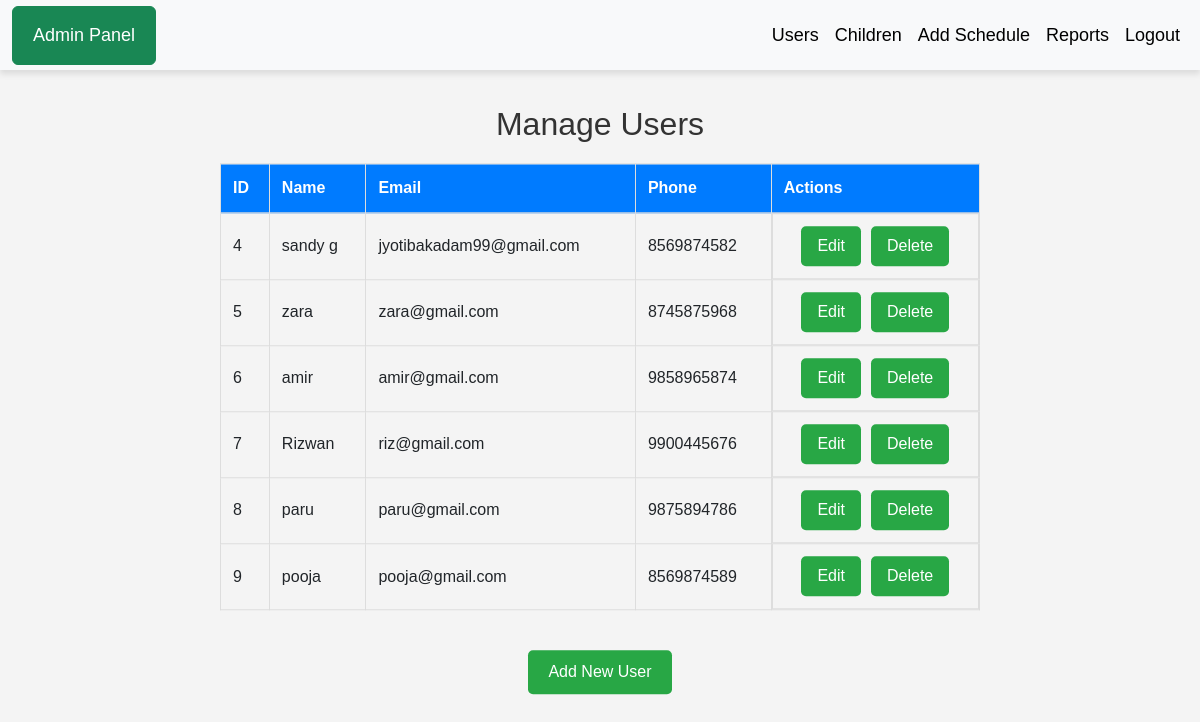
Page /admin/manage_users.php on the committed database.
### tables this page shows
CREATE TABLE IF NOT EXISTS `users` (
  `id` int(11) NOT NULL AUTO_INCREMENT,
  `name` varchar(100) NOT NULL,
  `email` varchar(100) NOT NULL,
  `phone` varchar(10) NOT NULL,
  `password` varchar(255) NOT NULL,
  `role` enum('parent','admin') DEFAULT NULL,
  PRIMARY KEY (`id`),
  UNIQUE KEY `email` (`email`),
  UNIQUE KEY `phone` (`phone`)
);

### admin/manage_users.php (the view, shortened to what this page needs)
<?php
include('../includes/db_connect.php');
$sql = "SELECT id, name, email, phone, role FROM Users WHERE role != 'admin'";
$result = $conn->query($sql);
include 'navbar.php';
?>
<!DOCTYPE html>
<html lang="en">
<head>
</head>
<body>
    <div class="container">
        <h2>Manage Users</h2>
        <?php if ($result->num_rows > 0): ?>
            <table>
                <thead>
                    <tr>
                        <th>ID</th>
                        <th>Name</th>
                        <th>Email</th>
                        <th>Phone</th>
                        <th>Actions</th>
                    </tr>
                </thead>
                <tbody>
                    <?php while ($row = $result->fetch_assoc()): ?>
                        <tr>
                            <td><?php echo $row['id']; ?></td>
                            <td><?php echo $row['name']; ?></td>
                            <td><?php echo $row['email']; ?></td>
                            <td><?php echo $row['phone']; ?></td>
                            <td class="actions">
                                <a href="edit_user.php?id=<?php echo $row['id']; ?>">Edit</a>
                                <a href="delete_user.php?id=<?php echo $row['id']; ?>">Delete</a>
                            </td>
                        </tr>
                    <?php endwhile; ?>
                </tbody>
            </table>
        <?php else: ?>
            <div class="no-data">No users found.</div>
        <?php endif; ?>
        <div class="form-footer">
            <a href="../register.php" class="add-user-btn">Add New User</a>
        </div>
    </div>
</body>
</html>

### admin/navbar.php (style rules this page uses)
body { font-family: Arial, sans-serif; background-color: #f4f4f4; background-size:contain; background-position:center; background-repeat:no-repeat; height: 100vh; width: 190w; }

### admin/manage_users.php (style rules this page uses)
body { font-family: Arial, sans-serif; background-color: #f4f4f4; margin: 0; padding: 20px; }
.container { width: 80%; max-width: 800px; margin: auto; position: absolute; top: 50%; left: 50%; transform: translate(-50%, -50%); padding: 20px; border-radius: 10px; box-shadow: none; }
h2 { text-align: center; color: #333; }
table { width: 100%; margin: 20px 0; border-collapse: collapse; }
table, th, td { border: 1px solid #ddd; }
th, td { padding: 12px; text-align: left; }
th { background-color: #007bff; color: white; }
a { background-color: #28a745; color: white; padding: 8px 16px; text-decoration: none; border-radius: 5px; }
.actions { display: flex; justify-content: center; gap: 10px; }
.actions a { background-color: #28a745; }
.add-user-btn { display: inline-block; background-color: #28a745; color: white; padding: 10px 20px; text-decoration: none; border-radius: 5px; margin-top: 20px; text-align: center; }
.form-footer { margin-top: 20px; text-align: center; }

### rows in the picture
users: id "4", name "sandy g", email "jyotibakadam99@gmail.com", phone "8569874582"
users: id "5", name "zara", email "zara@gmail.com", phone "8745875968"
users: id "6", name "amir", email "amir@gmail.com", phone "9858965874"
users: id "7", name "Rizwan", email "riz@gmail.com", phone "9900445676"
users: id "8", name "paru", email "paru@gmail.com", phone "9875894786"
users: id "9", name "pooja", email "pooja@gmail.com", phone "8569874589"
